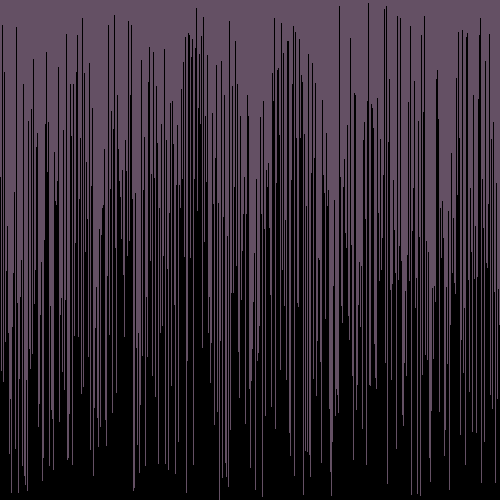
Frame 1 (no input)
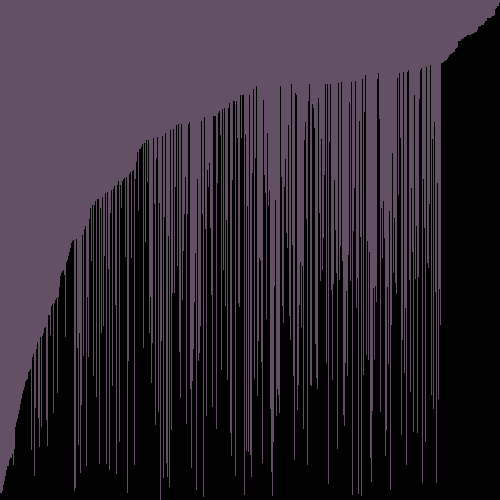
Frame 60 (the mouse pressed at the canvas centre just before this capture)
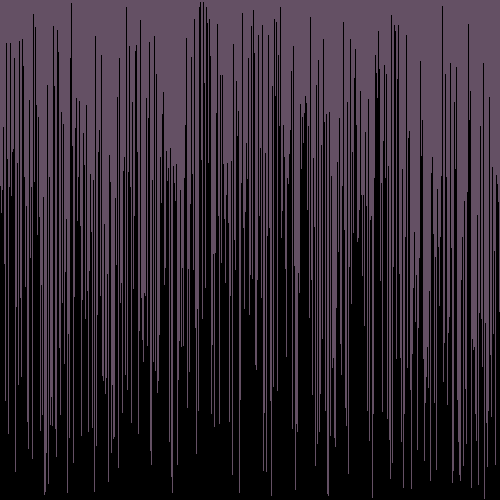
Frame 120 (the mouse held since frame 60 and released just before this capture)

The Processing sketch that drew these frames (run headless with seeded random() and noise(); from frame 60 on, the mouse is pressed at the canvas centre):

// Processing sketch: ArraySorter
// ── ArraySorter.pde
/* Paste the code into a new Processing sketch and complete the steps. */

//1. create an array of ints. don't initialize it yet.
int[] intarray;

void setup() {
  //2. set the size of your window
  //  if you are using Processing 3, you cannot use variables
  //  because the developers don't know how programming is supposed to work.
  size(500,500);
  //3. initialize your array with the built in width variable
  intarray = new int[width];
  randomize();
  //4. initialize the ints in the array with random numbers
  //   from 0 to the built in height variable

  //5. call the noStroke() method
  noStroke();
}

void draw() {
  //6. set the background color with background(r, g, b);
  background(100,80,100);
  //7. set the color for your graph
  fill(0,0,0);
  //8. draw a rectangle for each int in your array.
  //   the x value will be the current index in the array
  //   the y value will the height variable
  //   the width is 1 (one)
  //   the height is negative the value of the element at the current index of the array
for(int i = 0; i < intarray.length; i++) {
rect(i,height,1,-intarray[i]);
}
  //9. call the stepSort method
  stepSort(intarray);
  //10. extract the code that randomizes the array into a method.

  //11. call the method you made in step 10 when the mouse is pressed
  if(mousePressed == true) {
    randomize();
  }
}

void randomize() {
  for(int i = 0; i < width; i++) {
     intarray[i] = (int)random(height);
  }
}

void stepSort(int[] arr) {
  for (int i = 1; i < arr.length; i++) {
    if (arr[i - 1] > arr[i]) {
      int t = arr[i];
      arr[i] = arr[i - 1];
      arr[i - 1] = t;
    }
  }
}
